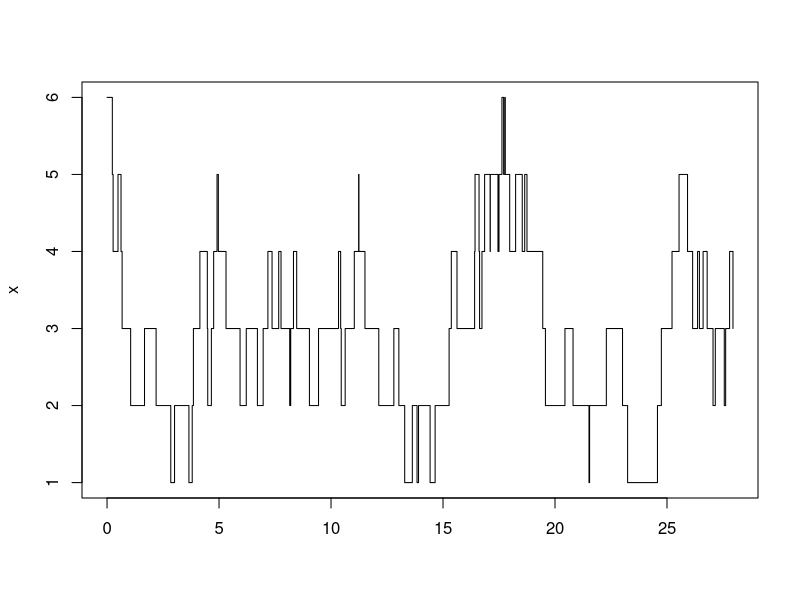
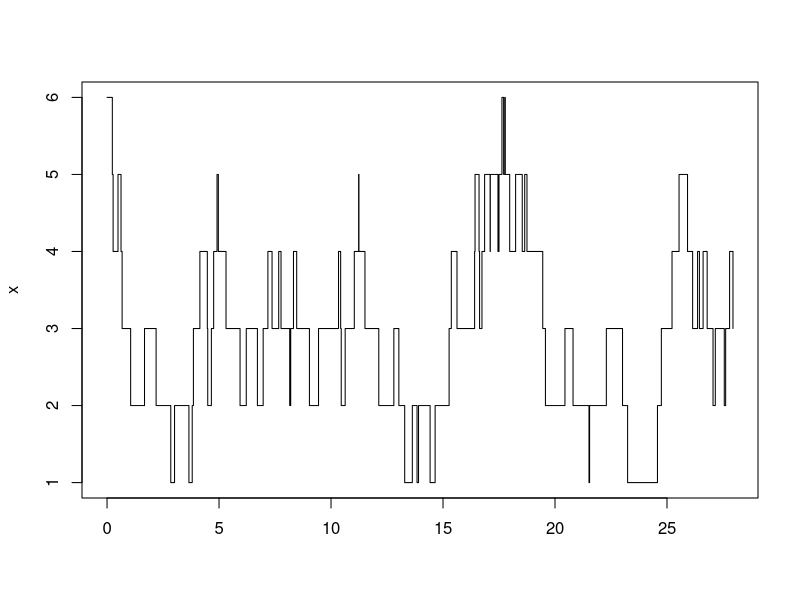
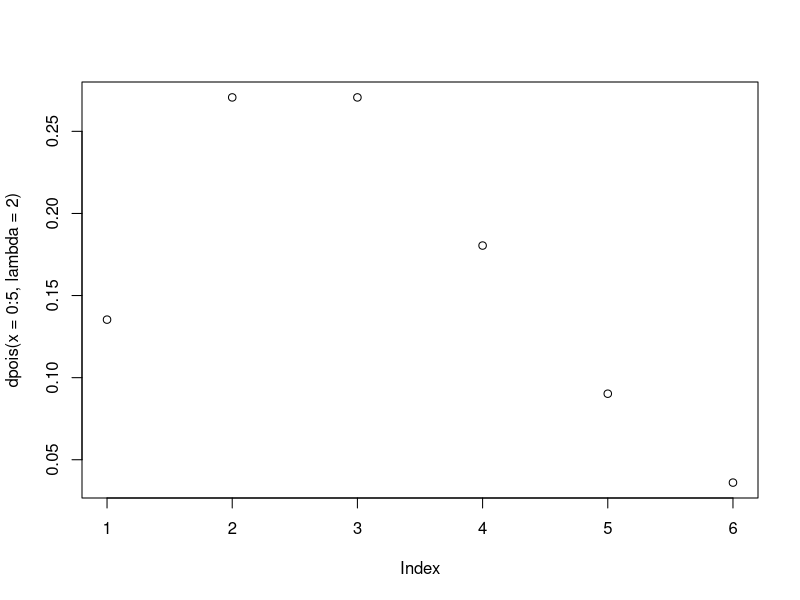
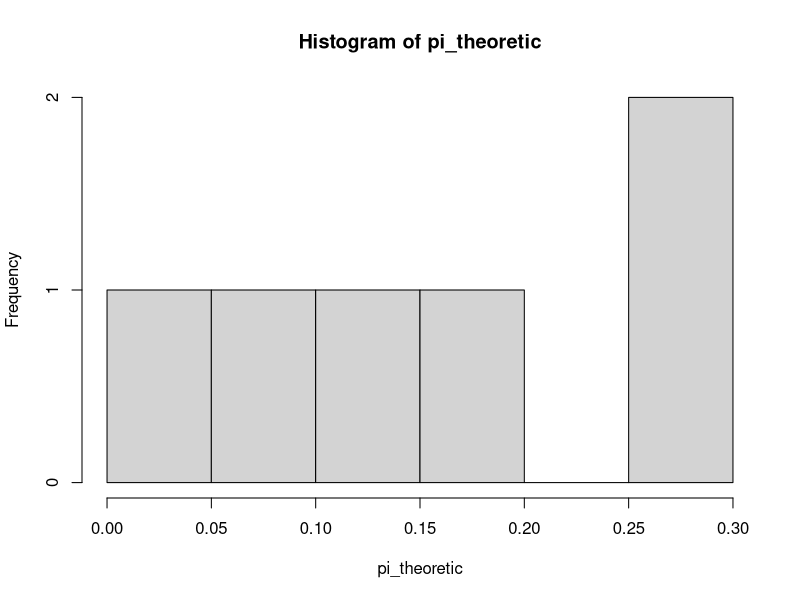

The R source for these figures, in order:
#Function for simulating repairman problem
simulate.repairman <- function(n=100,lambda=2, mu=1, x0 = 6, R = 1){
    # n - numeric of transitions# lambda - birth rate
    # mu - death rate
    # x0 - initial state (1,2,3,4,5,6)
    # R - number of repairmen
    lambdavec = rep(0,6)  # = [2,2,2,2,1,0] (lambda is 2 but only one machine can be fixed last transition)
    muvec = rep(0,6)      # = [0,1,2,3,4,5]  
    lambdavec[6] = 1/1e32 # ~ 0 - last lambda is 0
    muvec[1] = 1/1e32 # ~ 0 - first mu is 0 in (finite) random walk
    for(i in (1:5)) {
        lambdavec[i] = lambda * min(c(6-i,R))
        print((c((6-i), R)))
    }
    muvec[2:6] = mu * 1:5
    x = t = rep(0,n)
    x[1] = x0 #initializing
    dx = c(1,-1) # 1 => one repair, step up. -1 => one break_down, step down
    for(i in 2:n){
        # Drawing traisition
        # rexp - sampling from the exponential
        repair_machine = rexp(1, rate = lambdavec[x[i-1]]) #no machine to repair when x=6 (lambadec[6]=0.0..01) rexp(1,rate=0.0..01)=infinity
        break_down_machine = rexp(1, rate = muvec[x[i-1]]) #x=6, mu=5, e(breakdown) = 1/5
        E = c(repair_machine, break_down_machine)
        step_up_or_down = which(E==min(E)) #i=2, min (E) most certainly break_down_machine => which(E=min(E)) = 2
        x[i] = x[i-1]+ dx[step_up_or_down]
        t[i] <- min(E) # continous time on x-axis. min value drawn from exponential dist is waiting-time until next event.
    }
    return(cbind(cumsum(t),x)) # Returning simulation, x-axis cumulative sum of sampling from exponential dist. Y-axis is the event of going up or down -> which(min(E))
}

set.seed(1)

# e)
lambda = 2
mu = 1
X <- simulate.repairman(n=100,lambda=lambda, mu=mu, x0 = 6, R=1)
plot(X, type="s")

# f) 
n1=10000
Y <- simulate.repairman(n=n1,lambda=lambda, mu=mu, x0 = 6, R=1)
plot(X, type="s")

time_steps = Y[,1]
dt=diff(time_steps) # dt[x] = time_steps[x+1] - time_steps[x]. E.g step 8 entered state 1. df[8]=0.6481629 time spendt in state 1 (until enter state 2 or 0)
cumtime_in_states = rep(0,6) 
for(i in 1:6){
    array_step_x_entered_state_i = which(Y[-n1,2]==i) 
    cumtime_in_states[i] = sum(dt[array_step_x_entered_state_i])
}
l= cumtime_in_states
#dpois - PMF gives the (log) density - poisson
#ppois - CMF Cumulative Probability Function
pi_theoretic = dpois(0:5,lambda=lambda/mu)/ppois(5,lambda=lambda/mu) # pi := PMF/CMF == truncated poisson at N=5
rbind(l/sum(l), pi_theoretic)

#12.2 d)
plot( dpois( x=0:5, lambda=2 ))
dat = data.frame(x=c(0,1,2,3,4,5), y=pi_theoretic)
hist(pi_theoretic)

# g) / h)
# 1) empirical avg machines operated
# 2)               machine utilization
# 3)               idle repair time - no machines working

total_time = sum(l)
emp_machines_op = sum(l*0:5/total_time) # E[M] = sum( i * total_time[i] ), i:0..5
emp_util = sum(l*c(0:5)/5/sum(l)) # Utilization 
emp_state_0 = l[6]/total_time

#Theoretic time
machines_op = sum(pi_theoretic * (0:5) ) # E[M] = sum( i * total_time[i] ), i:0..5
util = sum(pi_theoretic*(0:5)/5)         # pi * state_i / num_states_of_utility
state_0 = pi_theoretic[6] # state of zero utility
comparison = matrix(c(emp_machines_op, emp_util, emp_state_0, machines_op, util, state_0),nrow=3,ncol=2)

#



